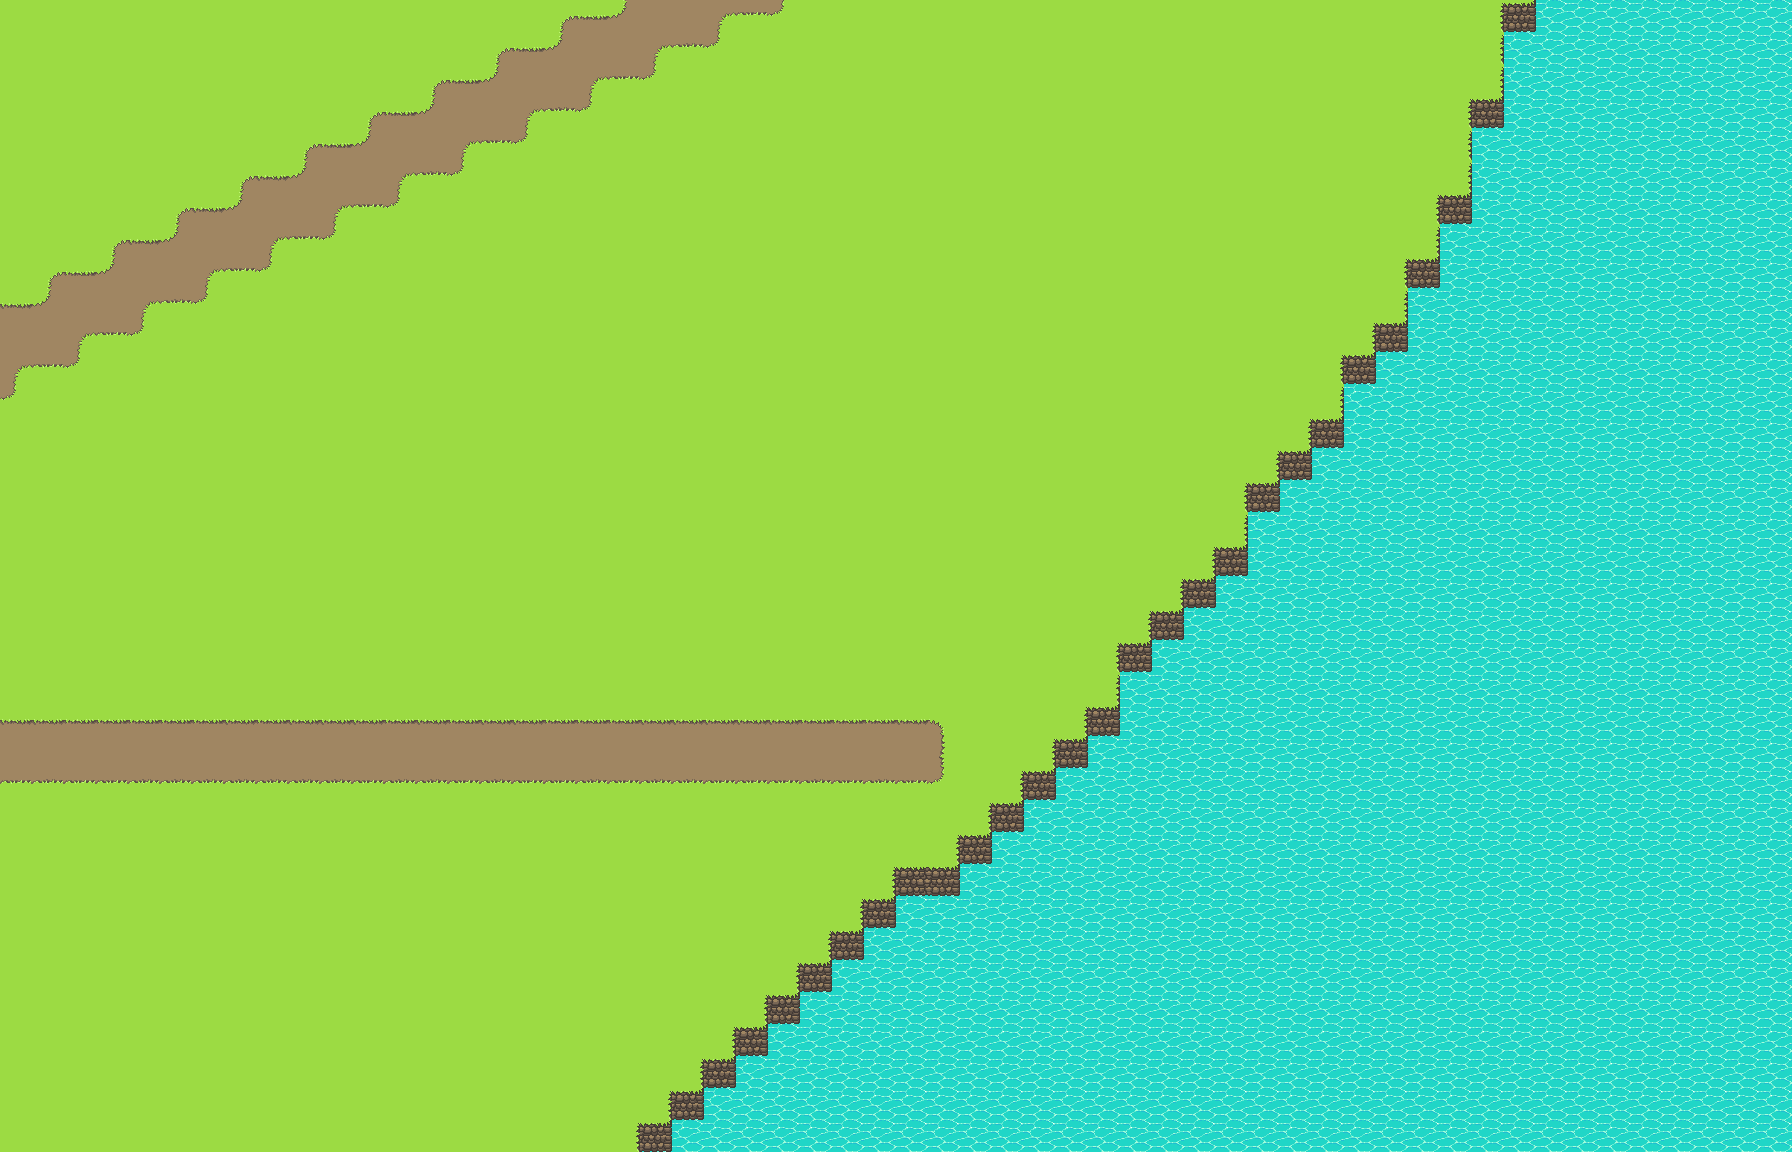

Tiled map render using the project's own tile images. Description and the map definition, with tile-layer contents summarised, below:
An orthogonal 56x36 tile map with 32x32 px tiles, 2 tile layers (water, terrain), 2 tilesets.

<map version="1.10" tiledversion="1.11.2" orientation="orthogonal" renderorder="right-up" width="56" height="36" tilewidth="32" tileheight="32" infinite="0" nextlayerid="6" nextobjectid="1">
 <tileset firstgid="1" source="../tilesets/basic_terrain.tsx" />
 <tileset firstgid="161" source="../tilesets/water.tsx" />
 <layer id="3" name="water" width="56" height="36">
  <data>[2016 cells, 716 non-empty, 1 distinct tile ids]</data>
 </layer>
 <layer id="1" name="terrain" width="56" height="36">
  <data>[2016 cells, 1328 non-empty, 15 distinct tile ids]</data>
 </layer>
 <objectgroup id="4" name="objects" />
 <objectgroup id="5" name="hitboxes" />
</map>